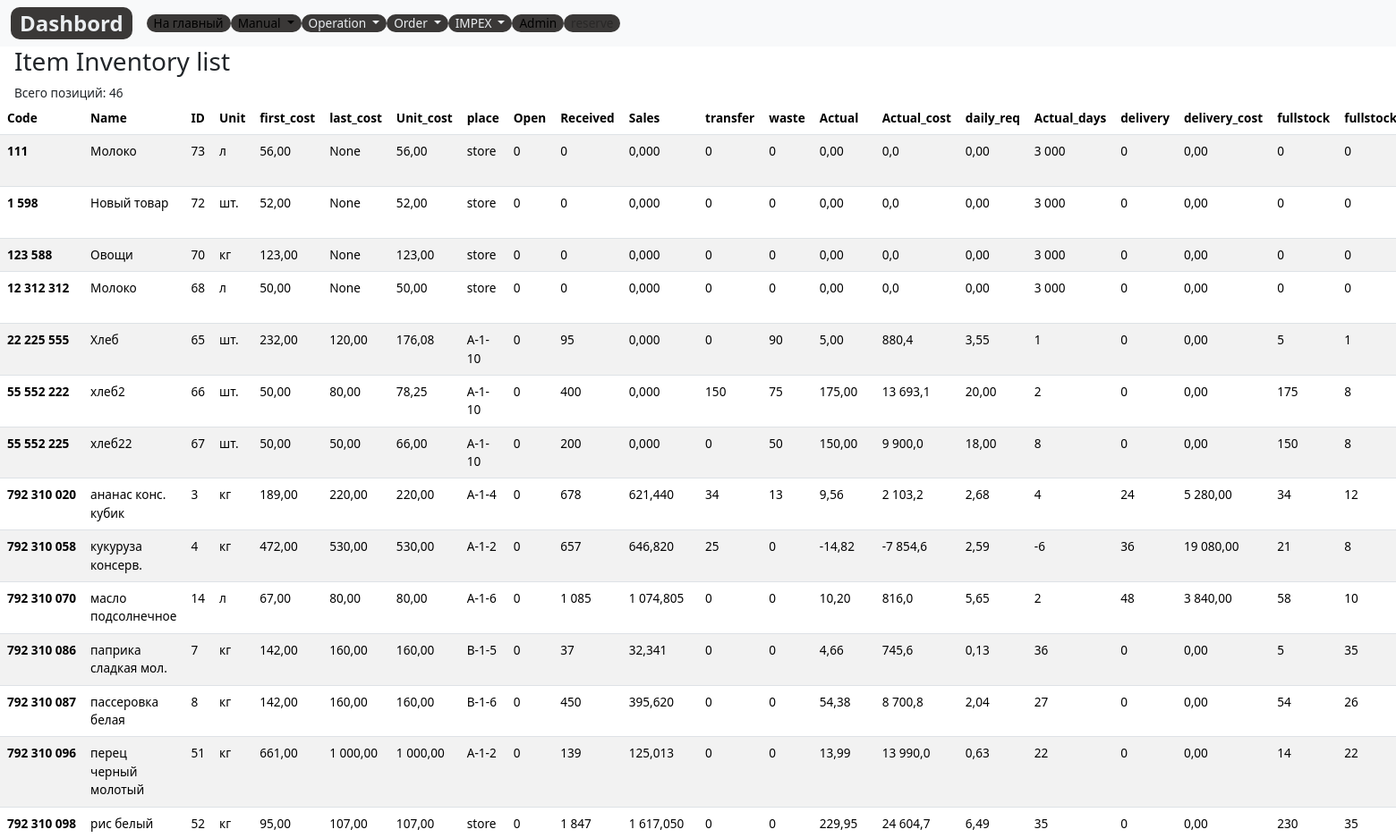
The page /control/inventory/ (upper part) on the database as committed earlier.
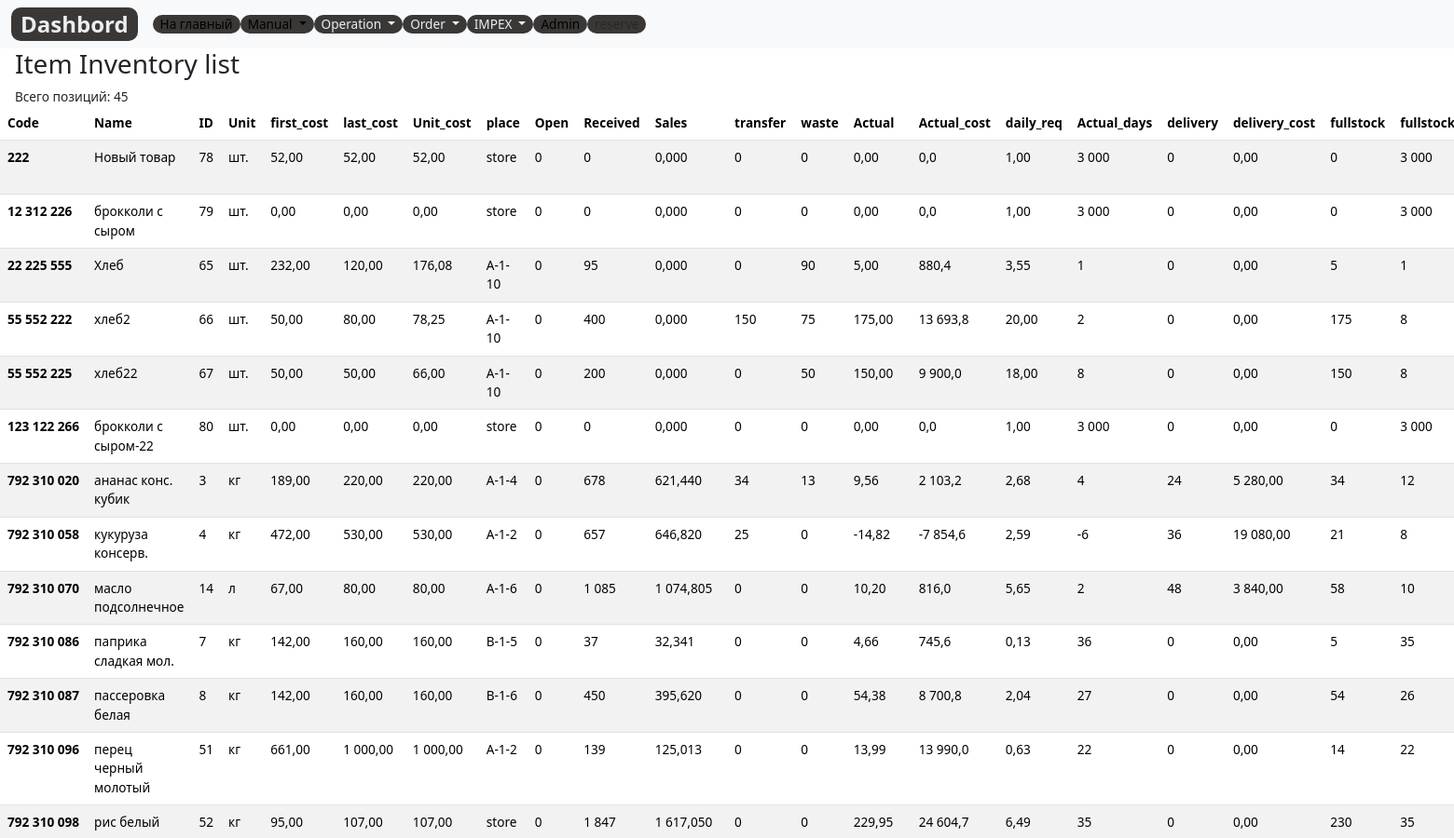
The same page on the database as committed later.
### control/models.py (models this page shows, shortened)
class StockItem(models.Model):
    code=models.DecimalField(max_digits=12, help_text="Не более 12 знаков",decimal_places=0,null=True,verbose_name='Код')
    name = models.CharField(max_length=200, help_text="Не более 200 знаков", db_index=True)
    slug= models.SlugField(max_length=255, verbose_name='Url')
    supplier=models.CharField(max_length=200, help_text="Не более 200 знаков",verbose_name='Поставщик',null=True)
    daily_requirement= models.DecimalField(verbose_name='Суточная потребность', null=True, max_digits=10, decimal_places=4, default=1)
    unit = models.CharField(max_length=10,verbose_name='Ед.изм.',  choices=UNITS, null=True ,default='kg')
    first_cost = models.DecimalField(max_digits=10, help_text="Не более 10 знаков",decimal_places=2, null=True)
    last_cost = models.DecimalField(max_digits=10, help_text="Не более 10 знаков",decimal_places=2, null=True)
    unit_cost = models.DecimalField(max_digits=10, help_text="Не более 10 знаков",decimal_places=2, null=True)
    place = models.CharField(max_length=100,verbose_name='Место', null=True ,default='store')
    open=models.DecimalField(max_digits=10, help_text="Не более 10 знаков", decimal_places=0, null=True, default=0)
    sales =	models.DecimalField(max_digits=10, help_text="Не более 10 знаков", decimal_places=3, default=0)
    received = models.DecimalField(max_digits=10, help_text="Не более 10 знаков", null=True, decimal_places=0, default=0)
    transfer =models.DecimalField(max_digits=10, help_text="Не более 10 знаков",null=True, decimal_places=0, default=0)
    waste=models.DecimalField(max_digits=10, help_text="Не более 10 знаков",null=True, decimal_places=0, default=0)
    actual=models.DecimalField(max_digits=10, help_text="Не более 10 знаков",decimal_places=2, default=0)
    actual_cost=models.DecimalField(max_digits=12, help_text="Не более 12 знаков", decimal_places=2, default=0)
    stock_days=models.DecimalField(max_digits=4, help_text="Не более 4 знаков", decimal_places=0,null=True, default=3000,  verbose_name='Остаток в днях')
    delivery=models.DecimalField(max_digits=10, help_text="Не более 10 знаков", decimal_places=0, default=0,null=True,verbose_name='Пути') # from DeliverItem (сделать через aggregate)
    delivery_cost=models.DecimalField(max_digits=12, help_text="Не более 12 знаков", decimal_places=2, default=0,null=True,verbose_name='Пути, руб')
    fullstock=models.DecimalField(max_digits=10, help_text="Не более 10 знаков", decimal_places=0, default=0,null=True,verbose_name='Запас, ед.')
    fullstock_days=models.IntegerField( null=True,verbose_name='Запас, дней', default=3000)
    delivery_time = models.IntegerField(verbose_name='Буфер, дней', null=True, default=5) #from Item -- Это буфер для товарной позиции
    daily_cost=models.DecimalField(max_digits=12, help_text="Не более 12 знаков", decimal_places=2, default=0,null=True,verbose_name='Суточная, руб')
    class Meta:
        ordering = ['name']
        verbose_name = 'Остаток'
        verbose_name_plural = 'Остатки'
    objects = DataFrameManager()

### control/views.py (the view)
# urls.py: path('inventory/', InventoryListView.as_view(), name='inventory'),
class InventoryListView(ListView):
    model = StockItem
    template_name='lists/inventory_list.html'
    context_object_name='stockitems'

### control/templates/lists/inventory_list.html (shortened to what this page needs)
{% extends 'base_simple.html' %}
{% load static %}
  {% block content %}
  <div class="ms-3">
    <h3>Item Inventory list</h3>
    Всего позиций: {{stockitems.count}}
  </div>
  <table class="table table-striped">
    <thead style="position: sticky;
  top: -1px;
  z-index: 2;background: #9d9e9e;">
      <tr>
        <th class="header" scope="col">Code</th>
        <th class="header" scope="col">Name</th>
        <th class="header" scope="col">ID</th>
        <th class="header" scope="col">Unit</th>
        <th class="header" scope="col">first_cost</th>
        <th class="header" scope="col">last_cost</th>
        <th class="header" scope="col">Unit_cost</th>
        <th class="header" scope="col">place</th>
        <th class="header" scope="col">Open</th>
        <th class="header" scope="col">Received</th>
        <th class="header" scope="col">Sales</th>
        <th class="header" scope="col">transfer</th>
        <th class="header" scope="col">waste</th>
        <th class="header" scope="col">Actual</th>
        <th class="header" scope="col">Actual_cost</th>
        <th class="header" scope="col">daily_req</th>
        <th class="header" scope="col">Actual_days</th>
        <th class="header" scope="col">delivery</th>
        <th class="header" scope="col">delivery_cost</th>
        <th class="header" scope="col">fullstock</th>
        <th class="header" scope="col">fullstock_days</th>
      </tr>
    </thead>
    <tbody>
      {% for stockitem in stockitems|dictsort:"code" %}
      <tr>
        <th scope="row">{{stockitem.code}}</th>
        <td>{{stockitem.name}}</td>
        <td>{{stockitem.id}}</td>
        <td>{{stockitem.unit}}</td>
        <td>{{stockitem.first_cost}}</td>
        <td>{{stockitem.last_cost}}</td>
        <td>{{stockitem.unit_cost}}</td>
        <td>{{stockitem.place}}</td>
        <td>{{stockitem.open}}</td>
        <td>{{stockitem.received}}</td>
        <td>{{stockitem.sales}}</td>
        <td>{{stockitem.transfer}}</td>
        <td>{{stockitem.waste}}</td>
        <td>{{stockitem.actual |floatformat:2}}</td>
        <td>{{stockitem.actual_cost|floatformat:1 }}</td>
        <td>{{stockitem.daily_requirement |floatformat:2 }}</td>
        <td>{{stockitem.stock_days}}</td>
        <td>{{stockitem.delivery}}</td>
        <td>{{stockitem.delivery_cost}}</td>
        <td>{{stockitem.fullstock}}</td>
        <td>{{stockitem.fullstock_days}}</td>
      </tr>
      {% endfor %}
    </tbody>
  </table>
  {% endblock %}

Rows that differ between the two databases and show on the page:
removed StockItem: code "111", name "Молоко", id "73", unit "л", first_cost "56,00", last_cost "None", unit_cost "56,00", place "store", open "0", received "0", sales "0,000", transfer "0", waste "0", actual "0,00", actual_cost "0,0", daily_requirement "0,00", stock_days "3 000", delivery "0", delivery_cost "0,00", fullstock "0", fullstock_days "0"
removed StockItem: code "1 598", name "Новый товар", id "72", unit "шт.", first_cost "52,00", last_cost "None", unit_cost "52,00", place "store", open "0", received "0", sales "0,000", transfer "0", waste "0", actual "0,00", actual_cost "0,0", daily_requirement "0,00", stock_days "3 000", delivery "0", delivery_cost "0,00", fullstock "0", fullstock_days "0"
removed StockItem: code "123 588", name "Овощи", id "70", unit "кг", first_cost "123,00", last_cost "None", unit_cost "123,00", place "store", open "0", received "0", sales "0,000", transfer "0", waste "0", actual "0,00", actual_cost "0,0", daily_requirement "0,00", stock_days "3 000", delivery "0", delivery_cost "0,00", fullstock "0", fullstock_days "0"
removed StockItem: code "12 312 312", name "Молоко", id "68", unit "л", first_cost "50,00", last_cost "None", unit_cost "50,00", place "store", open "0", received "0", sales "0,000", transfer "0", waste "0", actual "0,00", actual_cost "0,0", daily_requirement "0,00", stock_days "3 000", delivery "0", delivery_cost "0,00", fullstock "0", fullstock_days "0"
added StockItem: code "222", name "Новый товар", id "78", unit "шт.", first_cost "52,00", last_cost "52,00", unit_cost "52,00", place "store", open "0", received "0", sales "0,000", transfer "0", waste "0", actual "0,00", actual_cost "0,0", daily_requirement "1,00", stock_days "3 000", delivery "0", delivery_cost "0,00", fullstock "0", fullstock_days "3 000"
added StockItem: code "12 312 226", name "брокколи с сыром", id "79", unit "шт.", first_cost "0,00", last_cost "0,00", unit_cost "0,00", place "store", open "0", received "0", sales "0,000", transfer "0", waste "0", actual "0,00", actual_cost "0,0", daily_requirement "1,00", stock_days "3 000", delivery "0", delivery_cost "0,00", fullstock "0", fullstock_days "3 000"
changed StockItem "хлеб2": actual_cost "13 693,1" → "13 693,8"
added StockItem: code "123 122 266", name "брокколи с сыром-22", id "80", unit "шт.", first_cost "0,00", last_cost "0,00", unit_cost "0,00", place "store", open "0", received "0", sales "0,000", transfer "0", waste "0", actual "0,00", actual_cost "0,0", daily_requirement "1,00", stock_days "3 000", delivery "0", delivery_cost "0,00", fullstock "0", fullstock_days "3 000"
Other text that changed with them:
{{ stockitems.count }}: "46" → "45"
